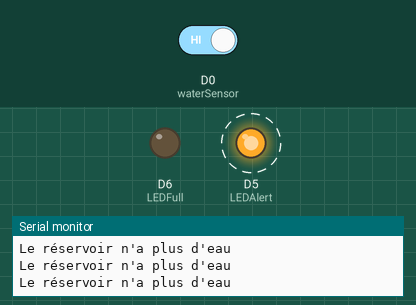
A sketch run on a simulated ESP8266 (NodeMCU). On the bench: output pins drawn as LEDs (lit = HIGH), the last lines printed to the serial monitor. Dashed ring = blinking. The test bench sets the inputs (shaded band); at power-on: D0 (waterSensor) HIGH.

Above: at 4.8 s.
4.9 s: D0 (waterSensor) driven LOW
At 6.7 s:
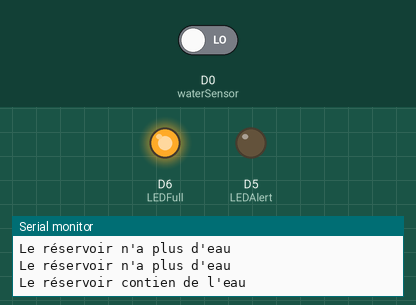
7.6 s: D0 (waterSensor) driven HIGH
At 9.8 s:
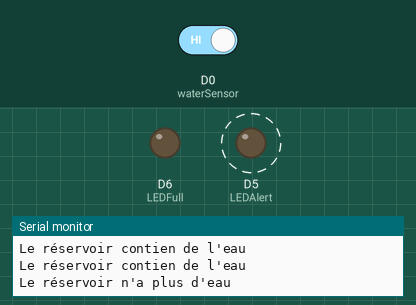
Timing chart, 0 to 19.6 s (numbered marks = the images above; inputs shaded):
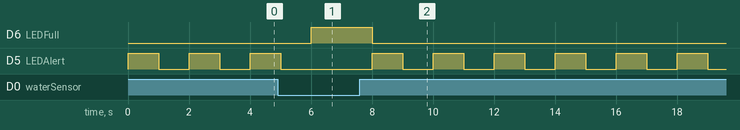

Measured:
- after the input at 4.9 s, D6 (LEDFull): LOW → HIGH after 1.1 s; D5 (LEDAlert): goes on until 5.0 s, then stays LOW
- after the input at 7.6 s, D6 (LEDFull): HIGH → LOW after 0.40 s; D5 (LEDAlert): alternates HIGH for 1.0 s and LOW for 1.0 s, starting after 0.40 s
- by itself, D5 (LEDAlert): alternates HIGH for 1.0 s and LOW for 1.0 s

The sketch:

test_capteur-eau.ino
```cpp
#define LEDAlert D5
#define LEDFull D6
#define waterSensor D0
// Le test se fait avec le capteur du sol car le water sensor ne marche pas

void setup() {
  Serial.begin(9600);

  pinMode(LEDAlert, OUTPUT);
  pinMode(LEDFull, OUTPUT);
  pinMode(waterSensor, INPUT);
  Serial.println("Demarrage water sensor");
}

void loop() {
  // Détecte de l'eau
  if( digitalRead(waterSensor) == LOW) {

    digitalWrite(LEDAlert,LOW);
    Serial.println("Le réservoir contien de l'eau");
    digitalWrite(LEDFull,HIGH);
    delay(1000);
  }else {
    // Ne détecte pas d'eau
    digitalWrite(LEDFull,LOW);
    Serial.println("Le réservoir n'a plus d'eau");
    digitalWrite(LEDAlert,HIGH);
    delay(1000);
    digitalWrite(LEDAlert,LOW);
    delay(1000);
  }
}
```
